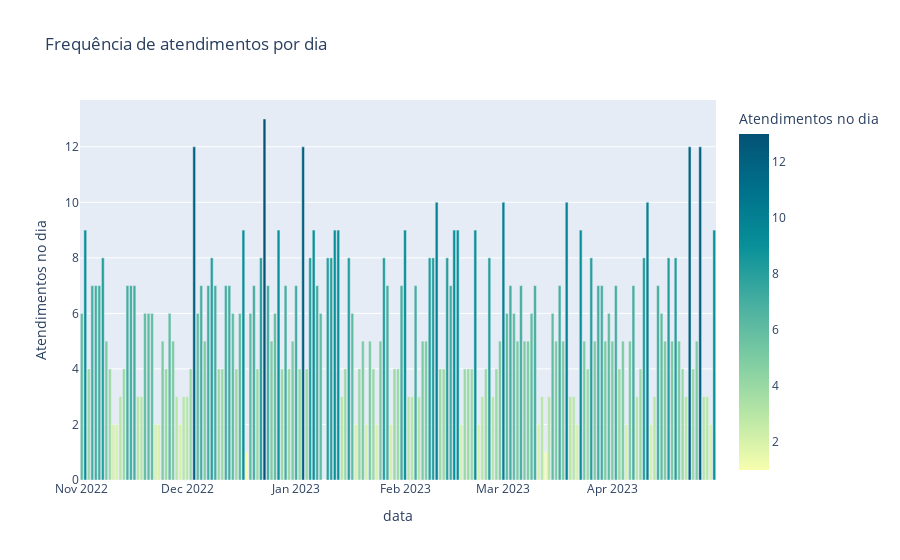

Notebook code cell kept with this figure:
### Code cell
random_dates = generate_random_dates(
    start_date=datetime(2022, 11, 1),
    end_date=datetime(2023, 4, 30)
)

plot_frequency(random_dates)

### Figure 1 — Plotly figure (JSON) as saved in the notebook; plotly's stock layout.template omitted (floating-point values rounded to 4 significant figures; data arrays with more than 128 entries replaced by an {"elided": "..."} marker saying what was removed)
{"data": [{"alignmentgroup": "True", "hovertemplate": "data=%{x}<br>Atendimentos no dia=%{marker.color}<extra></extra>", "legendgroup": "", "marker": {"color": {"elided": "180 int values"}, "coloraxis": "coloraxis", "pattern": {"shape": ""}}, "name": "", "offsetgroup": "", "orientation": "v", "showlegend": false, "textposition": "auto", "type": "bar", "x": {"elided": "180 str values"}, "xaxis": "x", "y": {"elided": "180 int values"}, "yaxis": "y"}], "layout": {"barmode": "relative", "coloraxis": {"colorbar": {"title": {"text": "Atendimentos no dia"}}, "colorscale": [[0, "rgb(247, 254, 174)"], [0.1667, "rgb(183, 230, 165)"], [0.3333, "rgb(124, 203, 162)"], [0.5, "rgb(70, 174, 160)"], [0.6667, "rgb(8, 144, 153)"], [0.8333, "rgb(0, 113, 139)"], [1, "rgb(4, 82, 117)"]]}, "legend": {"tracegroupgap": 0}, "title": {"text": "Frequência de atendimentos por dia"}, "xaxis": {"anchor": "y", "domain": [0, 1], "title": {"text": "data"}}, "yaxis": {"anchor": "x", "domain": [0, 1], "title": {"text": "Atendimentos no dia"}}}}
